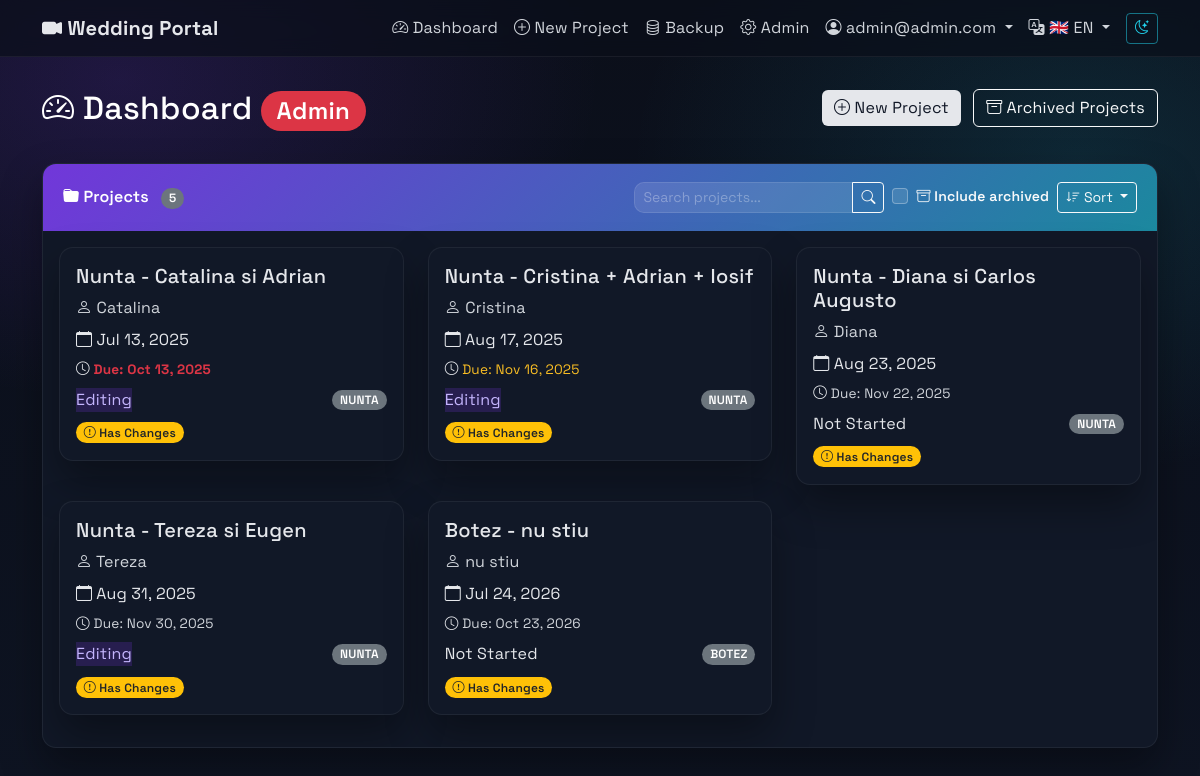
The app's page /en/dashboard/ (signed in) with its own data.
### projects/models.py (models this page shows, shortened)
class User(AbstractUser):
    ROLE_CHOICES = [
        ('ADMIN', 'Admin'),
        ('CLIENT', 'Client'),
    ]
    role = models.CharField(max_length=10, choices=ROLE_CHOICES, default='CLIENT')
    username = models.CharField(max_length=150, blank=True, null=True, unique=False)
    email = models.EmailField(unique=True)
    USERNAME_FIELD = 'email'
    REQUIRED_FIELDS = ['first_name']  # Remove username from required fields
    objects = CustomUserManager()
    def is_admin(self):
        return self.role == 'ADMIN'

class Project(models.Model):
    PROJECT_TYPE_CHOICES = [
        ('NUNTA', 'Nunta'),
        ('BOTEZ', 'Botez'),
        ('ALTELE', 'Altele'),
    ]
    STATUS_CHOICES = [
        ('Not Started', 'Not Started'),
        ('Planning', 'Planning'),
        ('Filming', 'Filming'),
        ('Editing', 'Editing'),
        ('Completed', 'Completed'),
    ]
    EDIT_STATUS_CHOICES = [
        ('Not Started', 'Not Started'),
        ('Pending', 'Pending'),
        ('In Progress', 'In Progress'),
        ('Review', 'Review'),
        ('Completed', 'Completed'),
    ]
    name = models.CharField(max_length=255)
    slug = models.SlugField(max_length=255, unique=True, blank=True, null=True)
    user = models.ForeignKey(User, on_delete=models.CASCADE, related_name='projects')
    client_name = models.CharField(max_length=255, blank=True, null=True)
    client_email = models.EmailField(blank=True, null=True)
    status = models.CharField(max_length=50, choices=STATUS_CHOICES, default='Not Started')
    edit_status = models.CharField(max_length=50, choices=EDIT_STATUS_CHOICES, default='Not Started')
    editing_progress = models.IntegerField(default=0, help_text="Editing progress percentage (0-100)")
    notes = models.TextField(blank=True, null=True)
    is_archived = models.BooleanField(default=False)
    event_date = models.DateTimeField()
    type = models.CharField(max_length=10, choices=PROJECT_TYPE_CHOICES)
    title_video = models.CharField(max_length=255, blank=True, null=True)
    city = models.CharField(max_length=100, blank=True, null=True)
    civil_union_details = models.TextField(blank=True, null=True)
    prep = models.TextField(blank=True, null=True)
    church = models.TextField(blank=True, null=True)
    session = models.TextField(blank=True, null=True)
    restaurant = models.TextField(blank=True, null=True)
    details_extra = models.TextField(blank=True, null=True)
    editing_preferences = models.TextField(blank=True, null=True)
    main_details = models.TextField(blank=True, null=True, help_text="Main event details")
    PACKAGE_TYPE_CHOICES = [
        ('Clasic', 'Clasic'),
        ('Highlights', 'Highlights'),
        ('Duo', 'Duo'),
        ('Cinema', 'Cinema'),
        ('Creative', 'Creative'),
        ('Botez', 'Botez'),
        ('Custom', 'Custom'),
    ]
    MOVIE_DURATION_CHOICES = [
        ('30min', '30 min'),
        ('1h', '1 h'),
        ('1h30min', '1h30min'),
        ('2h-3h', '2h-3h'),
        ('3h-4h', '3h-4h'),
        ('Other', 'Other'),
    ]
    package_type = models.CharField(max_length=20, choices=PACKAGE_TYPE_CHOICES, blank=True, null=True)
    package_4k = models.BooleanField(default=True)
    package_fullhd = models.BooleanField(default=False)
    package_cameras = models.IntegerField(default=1, choices=[(1, '1'), (2, '2'), (3, '3')])
    montage_highlights = models.BooleanField(default=False)
    montage_movie = models.BooleanField(default=False)
    montage_movie_duration = models.CharField(max_length=20, choices=MOVIE_DURATION_CHOICES, blank=True, null=True)
    montage_movie_other = models.CharField(max_length=100, blank=True, null=True)
    montage_bonus_primary = models.BooleanField(default=False)
    montage_bonus_full = models.BooleanField(default=False)
    montage_cinema_duration = models.CharField(max_length=20, choices=[('1h', '1 hour'), ('1h30min', '1h30min')], default='1h30min', blank=True, null=True)
    equipment_audio_recorder = models.BooleanField(default=False)
    equipment_stabilizer = models.BooleanField(default=False)
    equipment_external_light = models.BooleanField(default=False)
    team_videographer = models.IntegerField(default=1)
    team_operator = models.IntegerField(default=0)
    team_assistant = models.IntegerField(default=0)
    delivery_online = models.BooleanField(default=True)
    delivery_usb = models.BooleanField(default=False)
    event_presence = models.TextField(blank=True, null=True)
    CURRENCY_CHOICES = [
        ('EUR', 'Euro'),
        ('LEI', 'Lei'),
    ]
    price = models.IntegerField(blank=True, null=True)
    price_currency = models.CharField(max_length=3, choices=CURRENCY_CHOICES, default='EUR')
    price_other_details = models.TextField(blank=True, null=True)
    filming_details = models.TextField(blank=True, null=True, help_text="Client requests for filming")
    videographer_filming_notes = models.TextField(blank=True, null=True, help_text="Videographer's notes for filming (admin only)")
    critical_production_notes = models.TextField(blank=True, null=True, help_text="Critical production details (admin only)")
    videographer_editing_notes = models.TextField(blank=True, null=True, help_text="Videographer's notes for editing (admin only)")
    due_date = models.DateField(blank=True, null=True, help_text="Due date for video completion (admin only)")
    ceremony_field_order = models.JSONField(
        default=dict,
        blank=True,
        help_text="Custom order for ceremony detail fields"
    )
    admin_notified_of_changes = models.BooleanField(default=False)
    last_admin_notification_date = models.DateTimeField(blank=True, null=True)
    last_client_notification_date = models.DateTimeField(blank=True, null=True)
    has_unsent_changes = models.BooleanField(default=False)
    current_guidance_message = models.CharField(max_length=50, default='initial', help_text="Current guidance message type")
    dismissed_guidance_messages = models.JSONField(default=list, blank=True, help_text="List of dismissed guidance message types")
    created_at = models.DateTimeField(auto_now_add=True)
    updated_at = models.DateTimeField(auto_now=True)
    class Meta:
        ordering = ['-created_at']
    def get_due_date_color(self):
        if not self.due_date:
            return 'text-muted'
        from django.utils import timezone
        today = timezone.now().date()
        days_until_due = (self.due_date - today).days
        if days_until_due < 0:
            return 'text-danger fw-bold'
        elif days_until_due <= 7:
            return 'text-danger'
        elif days_until_due <= 14:
            return 'text-warning'
        elif days_until_due <= 30:
            return 'text-warning-light'
        else:
            return 'text-muted'

### projects/views.py (the view, shortened to what this page needs)
# urls.py: path('dashboard/', views.dashboard, name='dashboard'),
@login_required
def dashboard(request):
    user = request.user
    search_query = request.GET.get('search', '')
    sort_by = request.GET.get('sort', 'date')  # Default sort by event date (earliest first)
    include_archived = request.GET.get('include_archived', '') == 'on'
    valid_sorts = {
        'name': 'name',
        '-name': '-name',
        'date': 'event_date',
        '-date': '-event_date',
        'status': 'status',
        '-status': '-status',
        'client': 'client_name',
        '-client': '-client_name',
        'newest': '-id',
        'oldest': 'id'
    }
    sort_field = valid_sorts.get(sort_by, '-id')
    if user.is_admin():
        if include_archived:
            projects = Project.objects.all()  # Include both archived and active
        else:
            projects = Project.objects.filter(is_archived=False)
        pending_modifications = ProjectModification.objects.filter(status='PENDING')
        projects = projects.order_by(sort_field)
        context = {
            'projects': projects,
            'pending_modifications': pending_modifications,
            'is_admin': True,
            'search_query': search_query,
            'current_sort': sort_by,
            'include_archived': include_archived,
        }
    return render(request, 'dashboard.html', context)

### templates/dashboard.html (shortened to what this page needs)
{% extends 'base.html' %}
{% load i18n %}
{% block content %}
<div class="row mb-4">
    <div class="col">
        <h2 class="text-white">
            <i class="bi bi-speedometer2"></i> {% trans "Dashboard" %}
            {% if is_admin %}
                <span class="badge bg-danger">Admin</span>
            {% endif %}
        </h2>
    </div>
    {% if is_admin %}
    <div class="col-auto">
        <a href="{% url 'create_project' %}" class="btn btn-light me-2">
            <i class="bi bi-plus-circle"></i> {% trans "New Project" %}
        </a>
        <a href="{% url 'archived_projects' %}" class="btn btn-outline-light">
            <i class="bi bi-archive"></i> {% trans "Archived Projects" %}
        </a>
    </div>
    {% endif %}
</div>
<div class="card">
    <div class="card-header d-flex justify-content-between align-items-center">
        <div>
            <i class="bi bi-folder-fill"></i> {% trans "Projects" %}
            {% if projects %}
                <span class="badge bg-secondary ms-2">{{ projects|length }}</span>
            {% endif %}
        </div>
        <div class="d-flex gap-2 align-items-center">
            <div class="input-group" style="width: 250px;">
                <input type="text" class="form-control form-control-sm" id="projectSearch"
                       placeholder="{% trans 'Search projects...' %}" value="{{ search_query }}"
                       style="background-color: rgba(255,255,255,0.1); border-color: rgba(255,255,255,0.2); color: white;">
                <button class="btn btn-outline-light btn-sm" type="button" id="searchButton">
                    <i class="bi bi-search"></i>
                </button>
            </div>
            <div class="form-check" style="min-width: 140px;">
                <input class="form-check-input" type="checkbox" id="includeArchived"
                       style="background-color: rgba(255,255,255,0.1); border-color: rgba(255,255,255,0.3);">
                <label class="form-check-label text-light small" for="includeArchived">
                    <i class="bi bi-archive"></i> {% trans "Include archived" %}
                </label>
            </div>
            <div class="dropdown">
                <button class="btn btn-outline-light btn-sm dropdown-toggle" type="button"
                        id="sortDropdown" data-bs-toggle="dropdown" aria-expanded="false">
                    <i class="bi bi-sort-down"></i> {% trans "Sort" %}
                </button>
            </div>
        </div>
    </div>
    <div class="card-body">
        {% if projects %}
        <div class="row">
            {% for project in projects %}
            <div class="col-md-6 col-lg-4 mb-3">
                <div class="card project-card position-relative" style="cursor: pointer;" data-project-url="{% url 'project_detail' project.slug %}">
                    <div class="card-body">
                        <h5 class="card-title">{{ project.name }}</h5>
                        <p class="text-muted mb-2">
                            <i class="bi bi-person"></i> {{ project.client_name|default:project.user.get_full_name|default:project.user.username }}
                        </p>
                        <p class="mb-2">
                            <i class="bi bi-calendar"></i> {{ project.event_date|date:"M d, Y" }}
                        </p>
                        {% if project.due_date %}
                        <p class="mb-2" style="font-size: 0.85rem;">
                            <i class="bi bi-clock"></i>
                            <span class="{% if is_admin %}{{ project.get_due_date_color }}{% else %}text-muted{% endif %}">
                                Due: {{ project.due_date|date:"M d, Y" }}
                            </span>
                        </p>
                        {% endif %}
                        <div class="d-flex justify-content-between align-items-center">
                            <span class="status-badge status-{{ project.status|lower|cut:" " }}">
                                {{ project.status }}
                            </span>
                            <span class="badge bg-secondary">
                                {{ project.type }}
                            </span>
                        </div>
                        <div class="mt-2">
                            {% if project.has_unsent_changes %}
                            <span class="badge bg-warning text-dark me-1">
                                <i class="bi bi-exclamation-circle"></i> {% trans "Has Changes" %}
                            </span>
                            {% endif %}
                        </div>
                    </div>
                </div>
            </div>
            {% endfor %}
        </div>
        {% endif %}
    </div>
</div>
{% endblock %}

### templates/base.html (shortened to what this page needs)
<!DOCTYPE html>
{% load static %}
{% load i18n %}
<html lang="{{ LANGUAGE_CODE }}">
<head>
    <link href="https://cdn.jsdelivr.net/npm/bootstrap@5.3.0/dist/css/bootstrap.min.css" rel="stylesheet">
    <link href="https://cdn.jsdelivr.net/npm/bootstrap-icons@1.11.0/font/bootstrap-icons.css" rel="stylesheet">
    <link href="{% static 'css/theme.css' %}" rel="stylesheet">
</head>
<body>
    <nav class="navbar navbar-expand-lg navbar-dark">
        <div class="container">
            <a class="navbar-brand" href="{% url 'dashboard' %}">
                <i class="bi bi-camera-video-fill"></i> Wedding Portal
            </a>
            <div class="collapse navbar-collapse" id="navbarNav">
                <ul class="navbar-nav ms-auto">
                    {% if user.is_authenticated %}
                        <li class="nav-item">
                            <a class="nav-link" href="{% url 'dashboard' %}">
                                <i class="bi bi-speedometer2"></i> {% trans "Dashboard" %}
                            </a>
                        </li>
                        {% if user.is_admin %}
                        <li class="nav-item">
                            <a class="nav-link" href="{% url 'create_project' %}">
                                <i class="bi bi-plus-circle"></i> {% trans "New Project" %}
                            </a>
                        </li>
                        <li class="nav-item">
                            <a class="nav-link" href="{% url 'backup_management' %}">
                                <i class="bi bi-database"></i> Backup
                            </a>
                        </li>
                        <li class="nav-item">
                            <a class="nav-link" href="/admin/">
                                <i class="bi bi-gear"></i> Admin
                            </a>
                        </li>
                        {% endif %}
                        <li class="nav-item dropdown">
                            <a class="nav-link dropdown-toggle" href="#" id="userDropdown" role="button" data-bs-toggle="dropdown">
                                <i class="bi bi-person-circle"></i> {{ user.get_full_name|default:user.email }}
                            </a>
                        </li>
                    {% else %}
                        <li class="nav-item">
                            <a class="nav-link" href="{% url 'login' %}">
                                <i class="bi bi-box-arrow-in-right"></i> {% trans "Login" %}
                            </a>
                        </li>
                    {% endif %}
                    <li class="nav-item dropdown">
                        <a class="nav-link dropdown-toggle" href="#" id="languageDropdown" role="button" data-bs-toggle="dropdown" aria-expanded="false">
                            <i class="bi bi-translate"></i>
                            {% get_current_language as LANGUAGE_CODE %}
                            {% if LANGUAGE_CODE == 'ro' %}🇷🇴 RO{% else %}🇬🇧 EN{% endif %}
                        </a>
                            {% get_current_language as CURRENT_LANGUAGE %}
                            {% get_available_languages as LANGUAGES %}
                            {% get_language_info_list for LANGUAGES as languages %}
                    </li>
                </ul>
            </div>
        </div>
    </nav>
    <div class="main-container">
        <div class="container">
            {% block content %}{% endblock %}
        </div>
    </div>
</body>
</html>

### records on screen
User: get_full_name "admin@admin.com"
Project: name "Nunta - Catalina si Adrian", client_name "Catalina", event_date "Jul 13, 2025", due_date "Oct 13, 2025", status "Editing", type "NUNTA"
Project: name "Nunta - Cristina + Adrian + Iosif", client_name "Cristina", event_date "Aug 17, 2025", due_date "Nov 16, 2025", status "Editing", type "NUNTA"
Project: name "Nunta - Diana si Carlos Augusto", client_name "Diana", event_date "Aug 23, 2025", due_date "Nov 22, 2025", status "Not Started", type "NUNTA"
Project: name "Nunta - Tereza si Eugen", client_name "Tereza", event_date "Aug 31, 2025", due_date "Nov 30, 2025", status "Editing", type "NUNTA"
Project: name "Botez - nu stiu", client_name "nu stiu", event_date "Jul 24, 2026", due_date "Oct 23, 2026", status "Not Started", type "BOTEZ"

### other values on screen
{{ projects|length }} "5"
